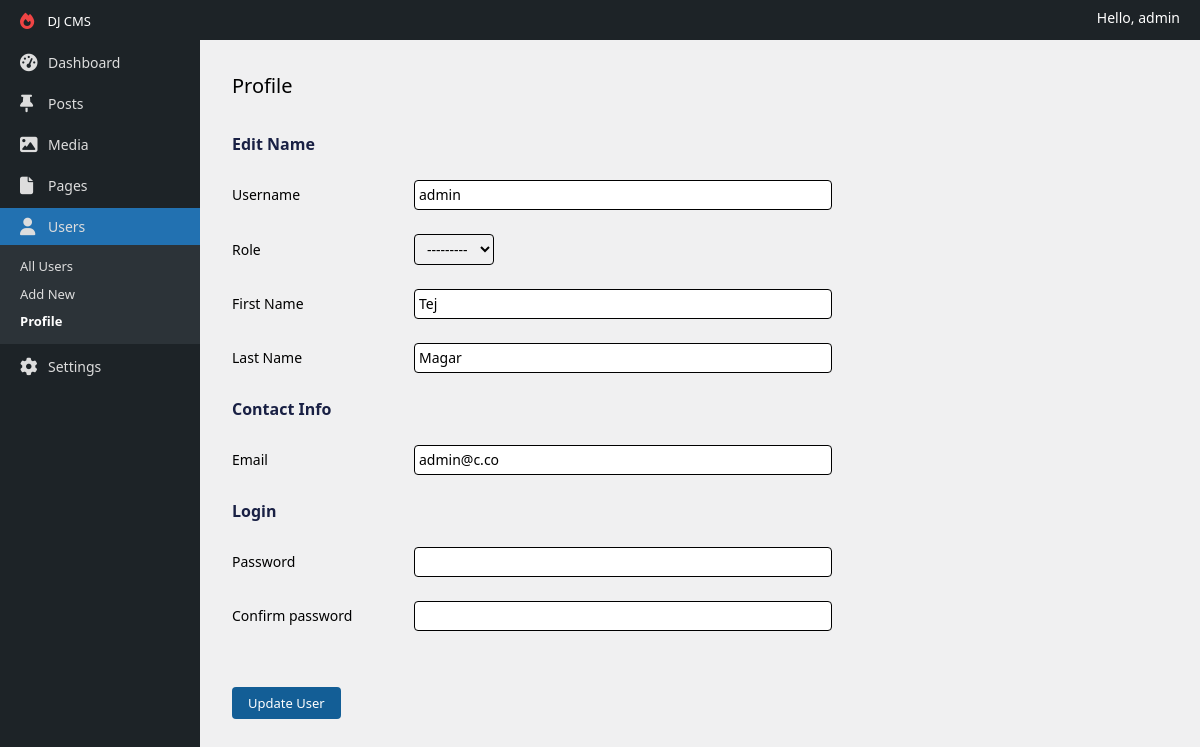
The page /users/profile/ (signed in) on the database its author committed.
### apps/accounts/models.py (models this page shows)
class User(AbstractUser):
    class Roles(models.TextChoices):
        AUTHOR = 'author'
        EDITOR = 'editor'
        SEO = 'seo'
    role = models.CharField(max_length=60, choices=Roles.choices, null=True, blank=True)
    photo = models.ImageField(upload_to='uploads/', null=True, blank=True)

### apps/dashboard/views.py (the view, shortened to what this page needs)
# urls.py: path('users/profile/', EditUserView.as_view(), name='edit_profile'),
class EditUserView(SuperuserPermissionMixin, View):
    def get(self, request: HttpRequest, **kwargs: Any) -> HttpResponse:
        pk: int = kwargs.get('pk')
        if pk:
            instance: get_user_model() = get_object_or_404(get_user_model(), pk=pk)
        else:
            instance = request.user
        form: ModelForm = UserForm(instance=instance)
        return render(request, 'edit-user.html', {
            'form': form
        })

### apps/dashboard/forms.py (shortened to what this page needs)
class UserForm(forms.ModelForm):
    is_add_user = False
    role = forms.ModelChoiceField(queryset=get_user_model().objects.get_queryset(),
                                  widget=forms.Select(attrs={
                                      'class': 'rounded border border-black px-2 py-1 bg-transparent'
                                  }),
                                  required=False)
    first_name = forms.CharField(required=True)
    last_name = forms.CharField(required=True)
    email = forms.CharField(required=True)
    password = forms.CharField(required=is_add_user)
    confirm_password = forms.CharField(required=is_add_user)
    class Meta:
        model = get_user_model()
        fields = ('username', 'role', 'first_name', 'last_name', 'email')

### apps/dashboard/permissions.py (called while the page is built)
    def allow_superuser(self) -> bool:
        return True

    def _has_permission(self, request: HttpRequest) -> bool:
        if self.allow_superuser() and request.user.is_superuser:
            return True
        return self.has_user_permission(request)

    def dispatch(self, request, *args, **kwargs):
        if not self._has_permission(request):
            return self.handle_no_permission()
        return super().dispatch(request, *args, **kwargs)

### apps/dashboard/templatetags/utils.py (called while the page is built)
@register.simple_tag(takes_context=True)
def should_expand_menu(context, menu_name) -> bool:
    reverse_url_name = context.request.resolver_match.url_name
    sub_menus = sidebar_menus.get(menu_name)
    if sub_menus:
        for sub_menu in sub_menus:
            if sub_menu == reverse_url_name:
                return True
    return False

@register.simple_tag(takes_context=True)
def current_url_name(context) -> bool:
    return context.request.resolver_match.url_name

### templates/edit-user.html (shortened to what this page needs)
{% extends 'layouts/default.html' %}
{% block content %}
    <div class="p-2 md:p-8">
        <h1 class="inline-block text-xl">Profile</h1>
        <div class="mt-8">
            <div class="max-w-[600px]">
                <h2 class="text-primary font-bold">Edit Name</h2>
                <form method="POST">
                    {% include 'components/user-form.html' %}
                    <div class="mt-8">
                        <input type="submit" value="Update User"
                               class="bg-[#135e96] text-white px-4 py-1.5 text-[13px] rounded">
                    </div>
                </form>
            </div>
        </div>
    </div>
{% endblock %}

### templates/layouts/default.html (shortened to what this page needs)
{% load static %}
<!DOCTYPE html>
<html lang="en">
<head>
    <link rel="stylesheet" href="{% static 'css/main.css' %}">
    <link rel="stylesheet" href="https://cdnjs.cloudflare.com/ajax/libs/font-awesome/6.4.0/css/all.min.css"
/>
</head>
<body>
<div class="grid grid-rows-[auto_1fr] h-screen">
    <header class="bg-[#1d2327] text-white px-[20px] py-2 flex justify-between">
        <div>
            <a href="{% url 'dashboard' %}" class="mr-auto text-[13px]">
                DJ CMS
            </a>
        </div>
        <span class="text-sm">
            Hello, {{ request.user }}
        </span>
    </header>
    <div class="grid grid-cols-[200px_1fr] h-full">
        {% include 'components/sidebar.html' %}
        <main class="overflow-y-auto">
            {% block content %}
            {% endblock %}
        </main>
    </div>
</div>
</body>
</html>

### templates/components/user-form.html (shortened to what this page needs)
<div class="mt-6 text-sm grid grid-cols-[150px_1fr] items-center gap-x-8 gap-y-6">
    <label for="username" class="font-medium">Username</label>
    <div>
        <input aria-label="username" type="text" name="username"
               class="w-full p-1 rounded border border-black"
               value="{% if form.username.value %}{{ form.username.value }}{% endif %}">
    </div>
    <label for="role" class="font-medium">Role</label>
    <div>
        {{ form.role }}
    </div>
    <label for="first_name" class="font-medium">First Name</label>
    <div>
        <input aria-label="firstname" type="text" name="first_name"
               class="w-full p-1 rounded border border-black"
               value="{% if form.first_name.value %}{{ form.first_name.value }}{% endif %}">
    </div>
    <label for="last_name" class="font-medium">Last Name</label>
    <div>
        <input aria-label="lastname" type="text" name="last_name"
               class="w-full p-1 rounded border border-black"
               value="{% if form.last_name.value %}{{ form.last_name.value }}{% endif %}">
    </div>
</div>
<h2 class="text-primary font-bold mt-6">Contact Info</h2>
<div class="mt-6 text-sm grid grid-cols-[150px_1fr] items-center gap-x-8 gap-y-6">
    <label for="username" class="font-medium">Email</label>
    <div>
        <input aria-label="email" type="email" name="email"
               class="w-full p-1 rounded border border-black"
               value="{% if form.email.value %}{{ form.email.value }}{% endif %}">
    </div>
</div>
<h2 class="text-primary font-bold mt-6">Login</h2>
<div class="mt-6 text-sm grid grid-cols-[150px_1fr] items-center gap-x-8 gap-y-6">
    <label for="password" class="font-medium">Password</label>
    <div>
        <input aria-label="password" type="password" name="password"
               class="w-full p-1 rounded border border-black"
               value="{% if form.password.value %}{{ form.password.value }}{% endif %}">
    </div>
    <label for="confirm_password" class="font-medium">Confirm password</label>
    <div>
        <input aria-label="confirm_password" type="password" name="confirm_password"
               class="w-full p-1 rounded border border-black"
               value="{% if form.confirm_password.value %}{{ form.confirm_password.value }}{% endif %}">
    </div>

### public/css/main.css (style rules this page uses)
html { line-height: 1.5; -webkit-text-size-adjust: 100%; -moz-tab-size: 4; -o-tab-size: 4; tab-size: 4; font-family: ui-sans-serif, system-ui, -apple-system, BlinkMacSystemFont, "Segoe UI", Roboto, "Helvetica Neue", Arial, "Noto Sans", sans-serif, "Apple Color Emoji", "Segoe UI Emoji", "Segoe UI Symbol", "Noto Color Emoji"; font-feature-settings: normal; font-variation-settings: normal; }
body { margin: 0; line-height: inherit; }
h1, h2, h3, h4, h5, h6 { font-size: inherit; font-weight: inherit; }
a { color: inherit; text-decoration: inherit; }
button, input, optgroup, select, textarea { font-family: inherit; font-size: 100%; font-weight: inherit; line-height: inherit; color: inherit; margin: 0; padding: 0; }
button, select { text-transform: none; }
button, [type='button'], [type='reset'], [type='submit'] { -webkit-appearance: button; background-color: transparent; background-image: none; }
blockquote, dl, dd, h1, h2, h3, h4, h5, h6, hr, figure, p, pre { margin: 0; }
input::placeholder, textarea::placeholder { opacity: 1; color: #9ca3af; }
html { background-color: #f0f0f1; }
.mr-auto { margin-right: auto; }
.mt-6 { margin-top: 1.5rem; }
.mt-8 { margin-top: 2rem; }
.inline-block { display: inline-block; }
.flex { display: flex; }
.grid { display: grid; }
.h-full { height: 100%; }
.h-screen { height: 100vh; }
.w-full { width: 100%; }
.max-w-\[600px\] { max-width: 600px; }
.grid-cols-\[200px_1fr\] { grid-template-columns: 200px 1fr; }
.grid-cols-\[150px_1fr\] { grid-template-columns: 150px 1fr; }
.grid-rows-\[auto_1fr\] { grid-template-rows: auto 1fr; }
.items-center { align-items: center; }
.justify-between { justify-content: space-between; }
.gap-x-8 { -moz-column-gap: 2rem; column-gap: 2rem; }
.gap-y-6 { row-gap: 1.5rem; }
.overflow-y-auto { overflow-y: auto; }
.rounded { border-radius: 0.25rem; }
.border { border-width: 1px; }
.border-black { --tw-border-opacity: 1; border-color: rgb(0 0 0 / var(--tw-border-opacity)); }
.bg-\[\#135e96\] { --tw-bg-opacity: 1; background-color: rgb(19 94 150 / var(--tw-bg-opacity)); }
.bg-\[\#1d2327\] { --tw-bg-opacity: 1; background-color: rgb(29 35 39 / var(--tw-bg-opacity)); }
.bg-transparent { background-color: transparent; }
.p-1 { padding: 0.25rem; }
.p-2 { padding: 0.5rem; }
.px-2 { padding-left: 0.5rem; padding-right: 0.5rem; }
.px-4 { padding-left: 1rem; padding-right: 1rem; }
.px-\[20px\] { padding-left: 20px; padding-right: 20px; }
.py-1 { padding-top: 0.25rem; padding-bottom: 0.25rem; }
.py-1\.5 { padding-top: 0.375rem; padding-bottom: 0.375rem; }
.py-2 { padding-top: 0.5rem; padding-bottom: 0.5rem; }
.text-\[13px\] { font-size: 13px; }
.text-sm { font-size: 0.875rem; line-height: 1.25rem; }
.text-xl { font-size: 1.25rem; line-height: 1.75rem; }
.font-medium { font-weight: 500; }
.font-bold { font-weight: 700; }
.text-white { --tw-text-opacity: 1; color: rgb(255 255 255 / var(--tw-text-opacity)); }
.text-primary { --tw-text-opacity: 1; color: rgb(25 32 68 / var(--tw-text-opacity)); }
@media (min-width: 768px) { .md\:p-8 { padding: 2rem; } }

### rows shown on the page
User: user "admin", username "admin", role "---------", first_name "Tej", last_name "Magar", email "admin@c.co"
